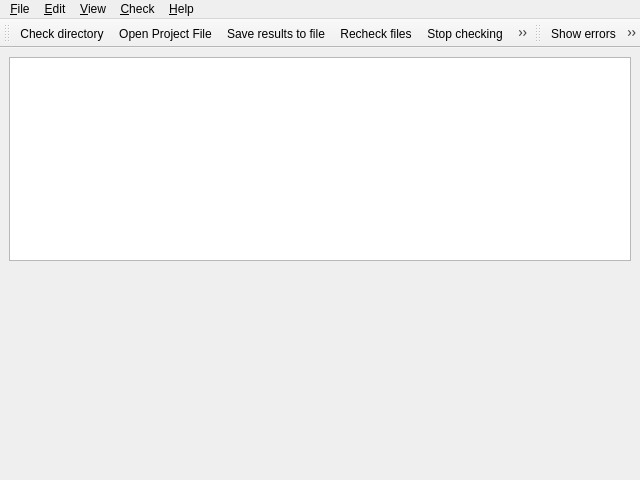
<?xml version="1.0" encoding="UTF-8"?>
<ui version="4.0">
 <class>MainWindow</class>
 <widget class="QMainWindow" name="MainWindow">
  <property name="geometry">
   <rect>
    <x>0</x>
    <y>0</y>
    <width>640</width>
    <height>480</height>
   </rect>
  </property>
  <property name="sizePolicy">
   <sizepolicy hsizetype="Expanding" vsizetype="Expanding">
    <horstretch>0</horstretch>
    <verstretch>0</verstretch>
   </sizepolicy>
  </property>
  <property name="minimumSize">
   <size>
    <width>640</width>
    <height>480</height>
   </size>
  </property>
  <property name="windowTitle">
   <string>Cppcheck</string>
  </property>
  <property name="iconSize">
   <size>
    <width>22</width>
    <height>22</height>
   </size>
  </property>
  <widget class="QWidget" name="mCentral">
   <property name="sizePolicy">
    <sizepolicy hsizetype="Expanding" vsizetype="Expanding">
     <horstretch>0</horstretch>
     <verstretch>0</verstretch>
    </sizepolicy>
   </property>
   <property name="minimumSize">
    <size>
     <width>0</width>
     <height>0</height>
    </size>
   </property>
   <property name="maximumSize">
    <size>
     <width>16777215</width>
     <height>16777215</height>
    </size>
   </property>
   <layout class="QVBoxLayout" name="verticalLayout">
    <item>
     <widget class="CodeEditor" name="codeEditor"/>
    </item>
    <item>
     <widget class="QSplitter" name="splitter">
      <property name="orientation">
       <enum>Qt::Vertical</enum>
      </property>
      <widget class="ResultsView" name="mResults" native="true"/>
     </widget>
    </item>
   </layout>
  </widget>
  <widget class="QMenuBar" name="mMenuBar">
   <property name="geometry">
    <rect>
     <x>0</x>
     <y>0</y>
     <width>640</width>
     <height>25</height>
    </rect>
   </property>
   <widget class="QMenu" name="mMenuFile">
    <property name="title">
     <string>&amp;File</string>
    </property>
    <addaction name="mActionOpenXML"/>
    <addaction name="separator"/>
    <addaction name="mActionNewProjectFile"/>
    <addaction name="mActionOpenProjectFile"/>
    <addaction name="mActionEditProjectFile"/>
    <addaction name="mActionCloseProjectFile"/>
    <addaction name="separator"/>
    <addaction name="mActionSave"/>
    <addaction name="mActionQuit"/>
   </widget>
   <widget class="QMenu" name="mMenuView">
    <property name="title">
     <string>&amp;View</string>
    </property>
    <widget class="QMenu" name="mMenuToolbars">
     <property name="title">
      <string>&amp;Toolbars</string>
     </property>
     <addaction name="mActionToolBarMain"/>
     <addaction name="mActionToolBarView"/>
    </widget>
    <addaction name="mMenuToolbars"/>
    <addaction name="separator"/>
    <addaction name="mActionShowErrors"/>
    <addaction name="mActionShowWarnings"/>
    <addaction name="mActionShowStyle"/>
    <addaction name="mActionShowPortability"/>
    <addaction name="mActionShowPerformance"/>
    <addaction name="mActionShowInformation"/>
    <addaction name="mActionCheckAll"/>
    <addaction name="mActionUncheckAll"/>
    <addaction name="separator"/>
    <addaction name="mActionCollapseAll"/>
    <addaction name="mActionExpandAll"/>
    <addaction name="separator"/>
    <addaction name="mActionShowHidden"/>
    <addaction name="separator"/>
    <addaction name="mActionViewLog"/>
    <addaction name="mActionViewStats"/>
   </widget>
   <widget class="QMenu" name="mMenuHelp">
    <property name="title">
     <string>&amp;Help</string>
    </property>
    <addaction name="mActionHelpContents"/>
    <addaction name="mActionLicense"/>
    <addaction name="mActionAuthors"/>
    <addaction name="separator"/>
    <addaction name="mActionAbout"/>
   </widget>
   <widget class="QMenu" name="mMenuCheck">
    <property name="title">
     <string>&amp;Check</string>
    </property>
    <addaction name="mActionCheckFiles"/>
    <addaction name="mActionCheckDirectory"/>
    <addaction name="mActionRecheck"/>
    <addaction name="mActionStop"/>
   </widget>
   <widget class="QMenu" name="mMenuEdit">
    <property name="title">
     <string>&amp;Edit</string>
    </property>
    <addaction name="mActionClearResults"/>
    <addaction name="mActionSettings"/>
   </widget>
   <addaction name="mMenuFile"/>
   <addaction name="mMenuEdit"/>
   <addaction name="mMenuView"/>
   <addaction name="mMenuCheck"/>
   <addaction name="mMenuHelp"/>
  </widget>
  <widget class="QToolBar" name="mToolBarMain">
   <property name="windowTitle">
    <string>Standard</string>
   </property>
   <attribute name="toolBarArea">
    <enum>TopToolBarArea</enum>
   </attribute>
   <attribute name="toolBarBreak">
    <bool>false</bool>
   </attribute>
   <addaction name="mActionCheckDirectory"/>
   <addaction name="mActionOpenProjectFile"/>
   <addaction name="mActionSave"/>
   <addaction name="mActionRecheck"/>
   <addaction name="mActionStop"/>
   <addaction name="mActionClearResults"/>
   <addaction name="mActionSettings"/>
   <addaction name="mActionAbout"/>
  </widget>
  <widget class="QToolBar" name="mToolBarView">
   <property name="windowTitle">
    <string>Categories</string>
   </property>
   <attribute name="toolBarArea">
    <enum>TopToolBarArea</enum>
   </attribute>
   <attribute name="toolBarBreak">
    <bool>false</bool>
   </attribute>
   <addaction name="mActionShowErrors"/>
   <addaction name="mActionShowWarnings"/>
   <addaction name="mActionShowStyle"/>
   <addaction name="mActionShowPortability"/>
   <addaction name="mActionShowPerformance"/>
   <addaction name="mActionShowInformation"/>
  </widget>
  <action name="mActionLicense">
   <property name="text">
    <string>&amp;License...</string>
   </property>
  </action>
  <action name="mActionAuthors">
   <property name="text">
    <string>A&amp;uthors...</string>
   </property>
  </action>
  <action name="mActionAbout">
   <property name="icon">
    <iconset resource="gui.qrc">
     <normaloff>:/images/help-browser.png</normaloff>:/images/help-browser.png</iconset>
   </property>
   <property name="text">
    <string>&amp;About...</string>
   </property>
  </action>
  <action name="mActionCheckFiles">
   <property name="text">
    <string>&amp;Files...</string>
   </property>
   <property name="iconText">
    <string>Check files</string>
   </property>
   <property name="toolTip">
    <string>Check files</string>
   </property>
   <property name="shortcut">
    <string>Ctrl+F</string>
   </property>
  </action>
  <action name="mActionCheckDirectory">
   <property name="icon">
    <iconset resource="gui.qrc">
     <normaloff>:/icon.png</normaloff>:/icon.png</iconset>
   </property>
   <property name="text">
    <string>&amp;Directory...</string>
   </property>
   <property name="iconText">
    <string>Check directory</string>
   </property>
   <property name="toolTip">
    <string>Check directory</string>
   </property>
   <property name="shortcut">
    <string>Ctrl+D</string>
   </property>
  </action>
  <action name="mActionRecheck">
   <property name="icon">
    <iconset resource="gui.qrc">
     <normaloff>:/images/view-refresh.png</normaloff>:/images/view-refresh.png</iconset>
   </property>
   <property name="text">
    <string>&amp;Recheck files</string>
   </property>
   <property name="shortcut">
    <string>Ctrl+R</string>
   </property>
  </action>
  <action name="mActionStop">
   <property name="icon">
    <iconset resource="gui.qrc">
     <normaloff>:/images/process-stop.png</normaloff>:/images/process-stop.png</iconset>
   </property>
   <property name="text">
    <string>&amp;Stop</string>
   </property>
   <property name="iconText">
    <string>Stop checking</string>
   </property>
   <property name="toolTip">
    <string>Stop checking</string>
   </property>
   <property name="shortcut">
    <string>Esc</string>
   </property>
  </action>
  <action name="mActionSave">
   <property name="icon">
    <iconset resource="gui.qrc">
     <normaloff>:/images/media-floppy.png</normaloff>:/images/media-floppy.png</iconset>
   </property>
   <property name="text">
    <string>&amp;Save results to file...</string>
   </property>
   <property name="shortcut">
    <string>Ctrl+S</string>
   </property>
  </action>
  <action name="mActionQuit">
   <property name="text">
    <string>&amp;Quit</string>
   </property>
  </action>
  <action name="mActionClearResults">
   <property name="icon">
    <iconset resource="gui.qrc">
     <normaloff>:/images/edit-clear.png</normaloff>:/images/edit-clear.png</iconset>
   </property>
   <property name="text">
    <string>&amp;Clear results</string>
   </property>
  </action>
  <action name="mActionSettings">
   <property name="icon">
    <iconset resource="gui.qrc">
     <normaloff>:/images/preferences-system.png</normaloff>:/images/preferences-system.png</iconset>
   </property>
   <property name="text">
    <string>&amp;Preferences</string>
   </property>
  </action>
  <action name="mActionShowStyle">
   <property name="checkable">
    <bool>true</bool>
   </property>
   <property name="icon">
    <iconset resource="gui.qrc">
     <normaloff>:/images/applications-development.png</normaloff>:/images/applications-development.png</iconset>
   </property>
   <property name="text">
    <string>Style warnings</string>
   </property>
   <property name="iconText">
    <string>Show style warnings</string>
   </property>
   <property name="toolTip">
    <string>Show style warnings</string>
   </property>
  </action>
  <action name="mActionShowErrors">
   <property name="checkable">
    <bool>true</bool>
   </property>
   <property name="icon">
    <iconset resource="gui.qrc">
     <normaloff>:/images/showerrors.png</normaloff>:/images/showerrors.png</iconset>
   </property>
   <property name="text">
    <string>Errors</string>
   </property>
   <property name="iconText">
    <string>Show errors</string>
   </property>
   <property name="toolTip">
    <string>Show errors</string>
   </property>
  </action>
  <action name="mActionCheckAll">
   <property name="text">
    <string>&amp;Check all</string>
   </property>
  </action>
  <action name="mActionUncheckAll">
   <property name="text">
    <string>&amp;Uncheck all</string>
   </property>
  </action>
  <action name="mActionCollapseAll">
   <property name="text">
    <string>Collapse &amp;all</string>
   </property>
  </action>
  <action name="mActionExpandAll">
   <property name="text">
    <string>&amp;Expand all</string>
   </property>
  </action>
  <action name="mActionToolBarMain">
   <property name="checkable">
    <bool>true</bool>
   </property>
   <property name="text">
    <string>&amp;Standard</string>
   </property>
   <property name="toolTip">
    <string>Standard items</string>
   </property>
  </action>
  <action name="mActionHelpContents">
   <property name="text">
    <string>&amp;Contents</string>
   </property>
   <property name="statusTip">
    <string>Open the help contents</string>
   </property>
   <property name="shortcut">
    <string>F1</string>
   </property>
  </action>
  <action name="actionToolbar">
   <property name="text">
    <string>Toolbar</string>
   </property>
  </action>
  <action name="mActionToolBarView">
   <property name="checkable">
    <bool>true</bool>
   </property>
   <property name="text">
    <string>&amp;Categories</string>
   </property>
   <property name="toolTip">
    <string>Error categories</string>
   </property>
  </action>
  <action name="mActionOpenXML">
   <property name="text">
    <string>&amp;Open XML...</string>
   </property>
  </action>
  <action name="mActionOpenProjectFile">
   <property name="icon">
    <iconset resource="gui.qrc">
     <normaloff>:/images/openproject.png</normaloff>:/images/openproject.png</iconset>
   </property>
   <property name="text">
    <string>Open P&amp;roject File...</string>
   </property>
  </action>
  <action name="mActionNewProjectFile">
   <property name="text">
    <string>&amp;New Project File...</string>
   </property>
  </action>
  <action name="mActionViewLog">
   <property name="text">
    <string>&amp;Log View</string>
   </property>
   <property name="toolTip">
    <string>Log View</string>
   </property>
  </action>
  <action name="mActionCloseProjectFile">
   <property name="enabled">
    <bool>false</bool>
   </property>
   <property name="text">
    <string>C&amp;lose Project File</string>
   </property>
  </action>
  <action name="mActionEditProjectFile">
   <property name="enabled">
    <bool>false</bool>
   </property>
   <property name="text">
    <string>&amp;Edit Project File...</string>
   </property>
  </action>
  <action name="mActionViewStats">
   <property name="icon">
    <iconset resource="gui.qrc">
     <normaloff>:/images/text-x-generic.png</normaloff>:/images/text-x-generic.png</iconset>
   </property>
   <property name="text">
    <string>&amp;Statistics</string>
   </property>
  </action>
  <action name="mActionShowWarnings">
   <property name="checkable">
    <bool>true</bool>
   </property>
   <property name="icon">
    <iconset resource="gui.qrc">
     <normaloff>:/images/showwarnings.png</normaloff>:/images/showwarnings.png</iconset>
   </property>
   <property name="text">
    <string>Warnings</string>
   </property>
   <property name="iconText">
    <string>Show warnings</string>
   </property>
   <property name="toolTip">
    <string>Show warnings</string>
   </property>
  </action>
  <action name="mActionShowPerformance">
   <property name="checkable">
    <bool>true</bool>
   </property>
   <property name="icon">
    <iconset resource="gui.qrc">
     <normaloff>:/images/showperformance.png</normaloff>:/images/showperformance.png</iconset>
   </property>
   <property name="text">
    <string>Performance warnings</string>
   </property>
   <property name="iconText">
    <string>Show performance warnings</string>
   </property>
   <property name="toolTip">
    <string>Show performance warnings</string>
   </property>
  </action>
  <action name="mActionShowHidden">
   <property name="enabled">
    <bool>false</bool>
   </property>
   <property name="text">
    <string>Show &amp;hidden</string>
   </property>
  </action>
  <action name="mActionShowInformation">
   <property name="checkable">
    <bool>true</bool>
   </property>
   <property name="icon">
    <iconset resource="gui.qrc">
     <normaloff>:/images/dialog-information.png</normaloff>:/images/dialog-information.png</iconset>
   </property>
   <property name="text">
    <string>Information</string>
   </property>
   <property name="toolTip">
    <string>Show information messages</string>
   </property>
  </action>
  <action name="mActionShowPortability">
   <property name="checkable">
    <bool>true</bool>
   </property>
   <property name="icon">
    <iconset resource="gui.qrc">
     <normaloff>:/images/applications-system.png</normaloff>:/images/applications-system.png</iconset>
   </property>
   <property name="text">
    <string>Portability</string>
   </property>
   <property name="toolTip">
    <string>Show portability warnings</string>
   </property>
  </action>
 </widget>
 <customwidgets>
  <customwidget>
   <class>ResultsView</class>
   <extends>QWidget</extends>
   <header>resultsview.h</header>
   <container>1</container>
  </customwidget>
  <customwidget>
   <class>CodeEditor</class>
   <extends>QPlainTextEdit</extends>
   <header>codeeditor.h</header>
  </customwidget>
 </customwidgets>
 <resources>
  <include location="gui.qrc"/>
 </resources>
 <connections/>
</ui>
